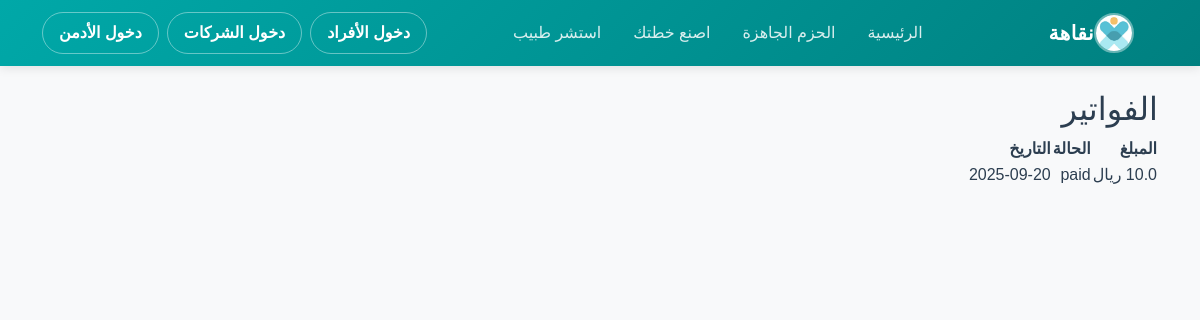
/invoices (signed in), run on an earlier commit of the app's database.
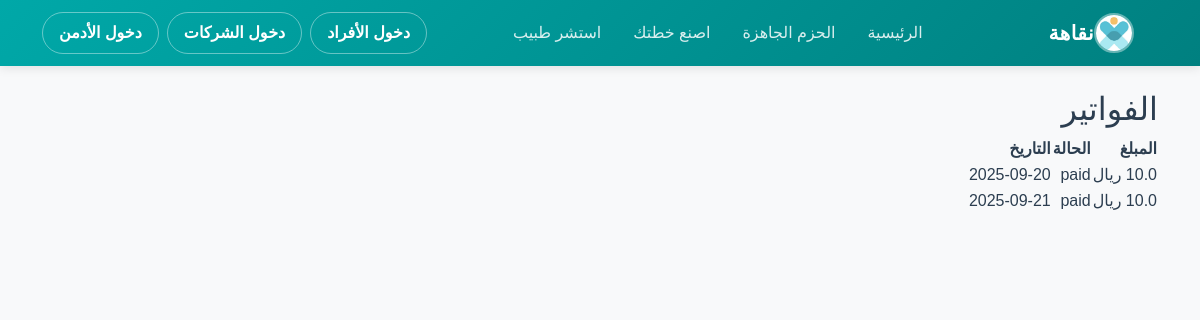
And on a later commit of the database.
### models.py (models this page shows)
class Invoice(db.Model):
    id = db.Column(db.Integer, primary_key=True)
    user_id = db.Column(db.Integer, db.ForeignKey('user.id'), nullable=False)
    booking_id = db.Column(db.Integer, db.ForeignKey('booking.id'), nullable=False)
    amount = db.Column(db.Float, nullable=False)
    currency = db.Column(db.String(10), default='SAR')
    status = db.Column(db.String(50), default='unpaid')
    issued_at = db.Column(db.DateTime, default=datetime.utcnow)
    paid_at = db.Column(db.DateTime, nullable=True)
    details = db.Column(db.Text, nullable=True)
    payments = db.relationship('Payment', backref='invoice', lazy=True)

### app.py (the view)
@app.route('/invoices')
def invoices():
    user_id = session.get("user_id", 1)
    invoices = Invoice.query.filter_by(user_id=user_id).all()
    return render_template('invoices.html', invoices=invoices)

### templates/invoices.html
{% extends "base.html" %}
{% block content %}
<h2>الفواتير</h2>
<table>
  <tr><th>المبلغ</th><th>الحالة</th><th>التاريخ</th></tr>
  {% for i in invoices %}
  <tr>
    <td>{{ i.amount }} ريال</td>
    <td>{{ i.status }}</td>
    <td>{{ i.issued_at.strftime("%Y-%m-%d") }}</td>
  </tr>
  {% else %}
    <tr><td colspan="3">لا توجد فواتير</td></tr>
  {% endfor %}
</table>
{% endblock %}

What changed in the data, as far as the page shows it:
added Invoice: status "paid", issued_at "2025-09-21"
